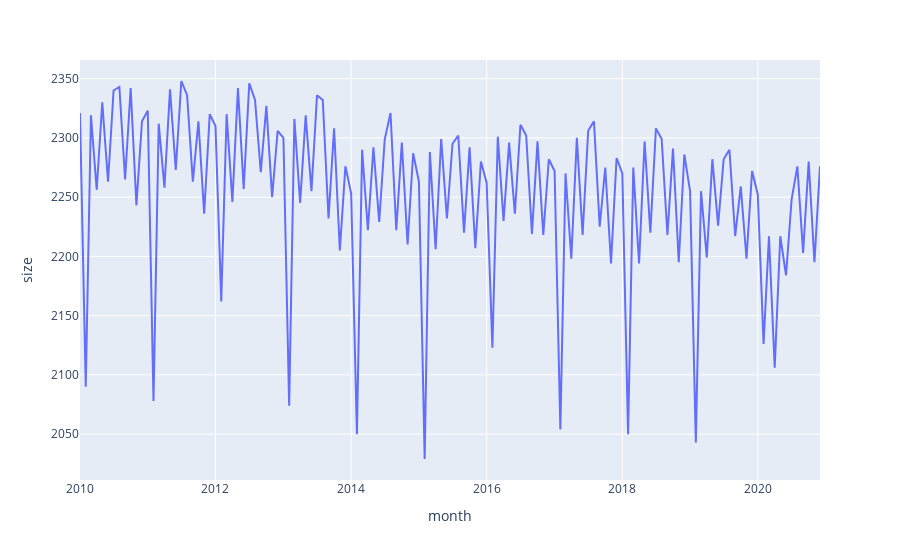

The notebook cell this image was saved under:
### Markdown cell above
We will be creating visualizations of the data using the cumulative crime data for the city, as we will be able to detect seasonality from a city wide standpoint. Our time series analysis will proceed using cumulative data based on the month, as it would be very tricky to work with day to day seasonality.

### Code cell
# total crimes for the entire city per month
df_total_month = df_new
# convert month column into useable format
df_total_month['month'] = df_total_month['date'].dt.to_period('M')
# group number of crimes by month
df_total_month = df_total_month.groupby(df_total_month['month'], as_index=False).size()

df_total_month.set_index('month',inplace=True)
df_total_month.index = df_total_month.index.to_timestamp()

# Plot the number of crimes for the entire city per calendar month
fig = px.line(df_total_month, y="size")
fig.show()

### Figure 1 — Plotly figure (JSON) as saved in the notebook; plotly's stock layout.template omitted (floating-point values rounded to 4 significant figures; data arrays with more than 128 entries replaced by an {"elided": "..."} marker saying what was removed)
{"data": [{"hovertemplate": "month=%{x}<br>size=%{y}<extra></extra>", "legendgroup": "", "line": {"color": "#636efa", "dash": "solid"}, "mode": "lines", "name": "", "orientation": "v", "showlegend": false, "type": "scatter", "x": {"elided": "132 str values"}, "xaxis": "x", "y": {"elided": "132 int values"}, "yaxis": "y"}], "layout": {"legend": {"tracegroupgap": 0}, "margin": {"t": 60}, "xaxis": {"anchor": "y", "domain": [0, 1], "title": {"text": "month"}}, "yaxis": {"anchor": "x", "domain": [0, 1], "title": {"text": "size"}}}}
